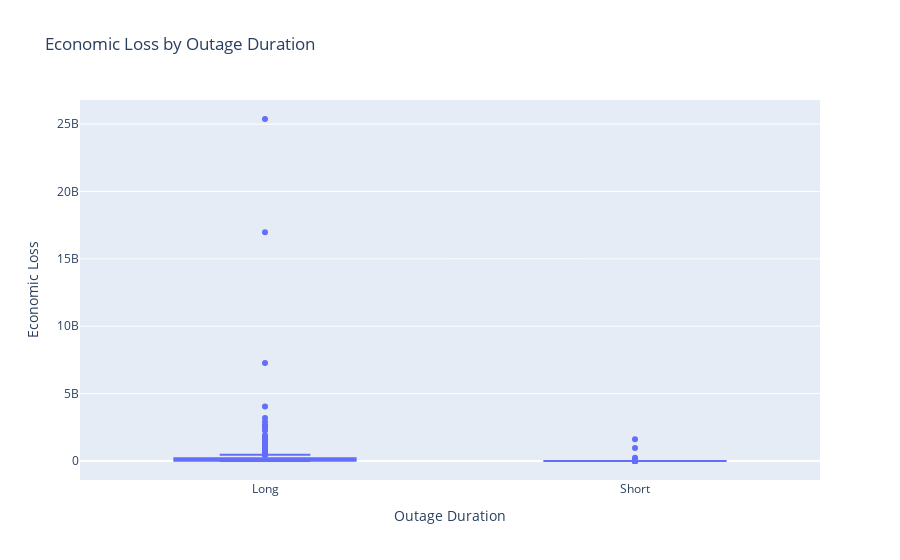

This figure's notebook cell:
### Code cell
fig = px.box(outage_clean, x='OUTAGE.TYPE', y='ECONOMIC.LOSS',
             title='Economic Loss by Outage Duration',
             labels={'OUTAGE.TYPE': 'Outage Duration', 'ECONOMIC.LOSS': 'Economic Loss'})
fig.show()

### Figure 1 — Plotly figure (JSON) as saved in the notebook; plotly's stock layout.template omitted (floating-point values rounded to 4 significant figures; data arrays with more than 128 entries replaced by an {"elided": "..."} marker saying what was removed)
{"data": [{"alignmentgroup": "True", "hovertemplate": "Outage Duration=%{x}<br>Economic Loss=%{y}<extra></extra>", "legendgroup": "", "marker": {"color": "#636efa"}, "name": "", "notched": false, "offsetgroup": "", "orientation": "v", "showlegend": false, "type": "box", "x": {"elided": "796 str values"}, "x0": " ", "xaxis": "x", "y": {"elided": "796 float values"}, "y0": " ", "yaxis": "y"}], "layout": {"boxmode": "group", "legend": {"tracegroupgap": 0}, "title": {"text": "Economic Loss by Outage Duration"}, "xaxis": {"anchor": "y", "domain": [0, 1], "title": {"text": "Outage Duration"}}, "yaxis": {"anchor": "x", "domain": [0, 1], "title": {"text": "Economic Loss"}}}}
